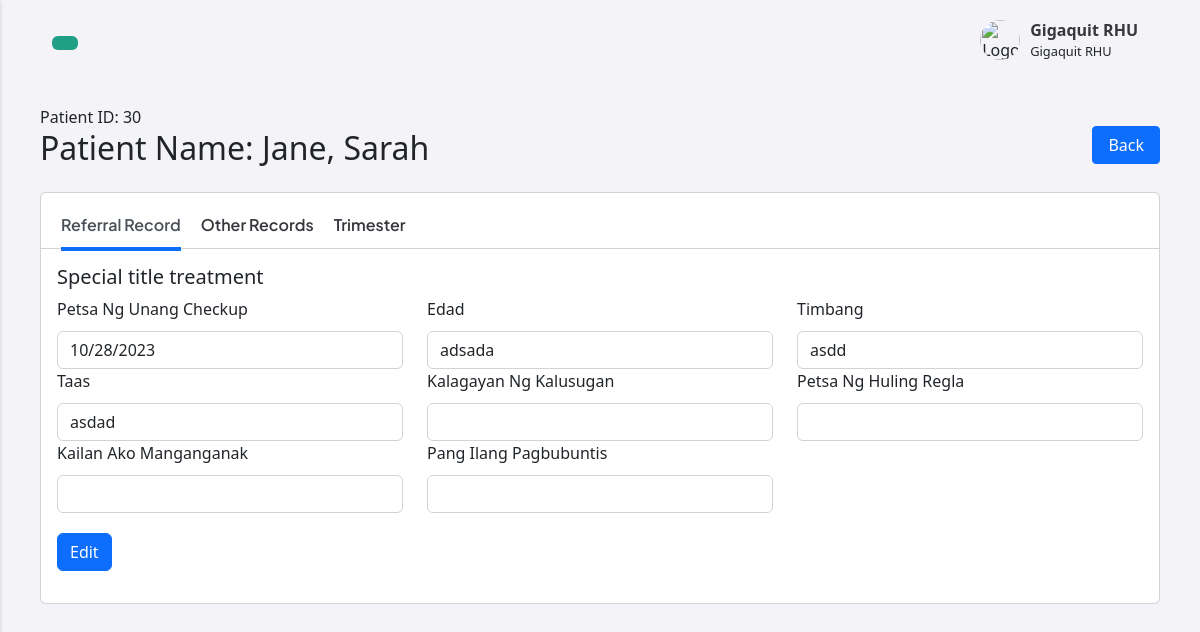
Page /System/add_prenatal.php?id=30 (signed in) on the committed database.
### tables this page shows
CREATE TABLE `patients_details` (
  `patients_details_id` int(11) NOT NULL,
  `petsa_ng_unang_checkup` varchar(255) NOT NULL,
  `edad` varchar(255) NOT NULL,
  `timbang` varchar(255) NOT NULL,
  `taas` varchar(255) NOT NULL,
  `patients_id` int(11) NOT NULL,
  `kalagayan_ng_kalusugan` varchar(255) DEFAULT NULL,
  `petsa_ng_huling_regla` varchar(255) DEFAULT NULL,
  `kailan_ako_manganganak` varchar(255) DEFAULT NULL,
  `pang_ilang_pagbubuntis` varchar(255) DEFAULT NULL
);

CREATE TABLE `patients` (
  `id` int(11) NOT NULL,
  `fname` varchar(255) NOT NULL,
  `mname` varchar(255) NOT NULL,
  `lname` varchar(255) NOT NULL,
  `contact` varchar(255) NOT NULL,
  `address` text NOT NULL,
  `fclt_id` int(11) NOT NULL
);

### System/includes/prenatal_functions.inc.php (called while the page is built, shortened)
<?php
function getPatientDetails($conn, $patientID) {
    $query = "SELECT patients.id, patients_details.* FROM patients LEFT JOIN patients_details ON patients.id = patients_details.patients_id WHERE id = $patientID";
    $result = mysqli_query($conn, $query);
    $row = mysqli_fetch_assoc($result);
    return $row;
}

### System/add_prenatal.php (the view, shortened to what this page needs)
<head>
    <link rel="stylesheet" href="https://cdnjs.cloudflare.com/ajax/libs/bootstrap-datepicker/1.9.0/css/bootstrap-datepicker.min.css">
</head>
<?php
include_once 'header.php';
include 'db_conn.php';
include_once 'includes/prenatal_functions.inc.php';
if (isset($_GET['id'])) {
  $patientID = $_GET['id'];
$row = getPatientDetails($conn, $patientID);
$columnNames = ($row) ? array_keys($row) : [];
  $sql = "SELECT * FROM patients LEFT JOIN patients_details ON patients.id = patients_details.patients_id WHERE patients.id = ?";
  $stmt = mysqli_stmt_init($conn);
  if (!mysqli_stmt_prepare($stmt, $sql)) {
      die("Statement preparation failed: " . mysqli_error($conn));
  }
  mysqli_stmt_bind_param($stmt, "i", $patientID);
  mysqli_stmt_execute($stmt);
  $result = mysqli_stmt_get_result($stmt);
  if ($row = mysqli_fetch_assoc($result)) {
      echo "Patient ID: " . $row['id'] . "<br>";
  } else {
      echo "Patient not found.";
  }
} else {
  echo "Invalid patient ID.";
}
?>
    <div class="head">
        <?php
        if ($row) {
            echo '<h2 class="mb-4"> Patient Name: ' . $row['lname'] . ', ' . $row['fname'] . ' ' . $row['mname'] . '</h2> ';
        }
        ?>
        <a href="prenatal.php"><button type="button" class="right-button btn btn-primary">Back</button></a>
    </div>
    <div class="card new_modal">
        <div class="card-header" id="hahaha">
        <div class="d-flex justify-content-between" >
            <ul class="nav nav-tabs" id="myTabs" role="tablist">
                <li class="nav-item" role="presentation">
                    <a class="nav-link active" id="home-tab" data-bs-toggle="tab" href="#home" role="tab" aria-controls="home" aria-selected="true">Referral Record</a>
                </li>
                <li class="nav-item" role="presentation">
                    <a class="nav-link" id="profile-tab" data-bs-toggle="tab" href="#profile" role="tab" aria-controls="profile" aria-selected="false">Other Records</a>
                </li>
                <li class="nav-item" role="presentation">
                <a class="nav-link" id="contact-tab" data-bs-toggle="tab" href="#contact" role="tab" aria-controls="contact" aria-selected="false">Trimester</a>
              </li>
            </ul>
        </div>
      </div>
      <div class="card-body">
      <div class="tab-content" id="myTabContent">
        <div class="tab-pane fade show active" id="home" role="tabpanel" aria-labelledby="home-tab">
        <div class="tab-content" id="myTabContent">
    <div class="tab-pane fade show active" id="home" role="tabpanel" aria-labelledby="home-tab">
        <h5 class="card-title">Special title treatment</h5>
        <form id="patients_details">
            <div class="row">
                <?php
                $hasData = false;
                foreach ($columnNames as $columnName) {
                    if ($columnName != 'patients_id' && $columnName != 'patients_details_id' && $columnName != 'id') {
                        $label = ucwords(str_replace('_', ' ', $columnName));
                        $value = ($row ? $row[$columnName] : '');
                        if (!empty($value)) {
                            $hasData = true;
                        }
                        $readonly = $hasData ? 'readonly' : '';
                        if (strpos($columnName, 'petsa') !== false) {
                            echo '<div class="form-group col-sm-12 col-md-6 col-lg-4">
                                <label for="datepicker">' . $label . '</label>
                                <div class="input-group">
                                    <input type="text" id="datepicker" class="form-control datepicker"
                                    value="' . $value . '" name="' . $columnName . '" ' . $readonly . '>
                                </div>
                            </div>';
                            continue;
                        }
                        echo '<div class="col-sm-12 col-md-6 col-lg-4">
                            <label for="' . $columnName . '">' . $label . '</label>
                            <input type="text" class="form-control" id="' . $columnName . '"
                            value="' . $value . '" name="' . $columnName . '" ' . $readonly . '>
                        </div>';
                    }
                }
                ?>
            </div>
            <?php
            if (!$hasData) {
                echo '<button type="submit" class="btn btn-primary" id="submitBtn" name="submit" style="margin-top:20px">Submit</button>';
                echo '<button class="btn btn-primary" id="editBtn" style="margin-top:20px; display:none">Edit</button>';
                echo '<button type="submit" class="btn btn-primary" id="editBtnSave" name="submit" style="margin-top:20px; display:none">Save Edit</button>';
            } else {
                echo '<button class="btn btn-primary" id="editBtn" style="margin-top:20px">Edit</button>';
            }
            ?>
        </form>
    </div>
</div>
</div>
</div>
      </div>
    <?php
include_once 'footer.php'
?>

### System/css/style.css (style rules this page uses)
body { font-family: 'Plus Jakarta Sans', sans-serif; margin: 0; font-size: 1rem; font-weight: 400; line-height: 1.5; color: #212529; text-align: left; background-color: #fff; }
.head { display: flex; justify-content: space-between; align-items: center; }
.head a { text-decoration: none; }
.nav-item a { text-decoration: none; color: #36363D; }
.nav-item { display: flex; align-items: center; margin-right: 20px; }
.nav-item { margin-right: 10px; }
.nav-link { text-decoration: none; color: #333; font-weight: bold; }
.card { margin-bottom: 20px; }
label { margin-bottom: 10px; }
.new_modal .nav-tabs .nav-link { border: none; margin-bottom: 1px; font-family: 'Plus Jakarta Sans', sans-serif; padding: 10px 0px 10px 0px; font-size: 16px; background-color: transparent; }
.new_modal .nav-tabs .nav-link.active { border-bottom: solid 4px #0d6efd; margin-bottom: -2.5px; font-family: 'Plus Jakarta Sans', sans-serif; font-weight: 700; font-size: 16px; background-color: transparent; }
.new_modal .nav-tabs { border-bottom: none; }
.new_modal .nav-item { margin-right: 20px; }
.head .btn { font-size: 16px; font-weight: 500; padding: 6px 15px; border-radius: 4px; margin-top: -30px; }
#hahaha { background-color: transparent; padding: 10px 10px 0 20px; }

### rows in the picture
patients_details: patients "30", patients.lname "Jane", patients.fname "Sarah", petsa_ng_unang_checkup "10/28/2023", edad "adsada", timbang "asdd", taas "asdad"

### other values in the picture
$_SESSION["usersname"] "Gigaquit RHU"
$_SESSION["usersrole"] "Gigaquit RHU"
$label "Petsa Ng Unang Checkup"
$label "Edad"
$label "Timbang"
$label "Taas"
$label "Kalagayan Ng Kalusugan"
$label "Petsa Ng Huling Regla"
$label "Kailan Ako Manganganak"
$label "Pang Ilang Pagbubuntis"
